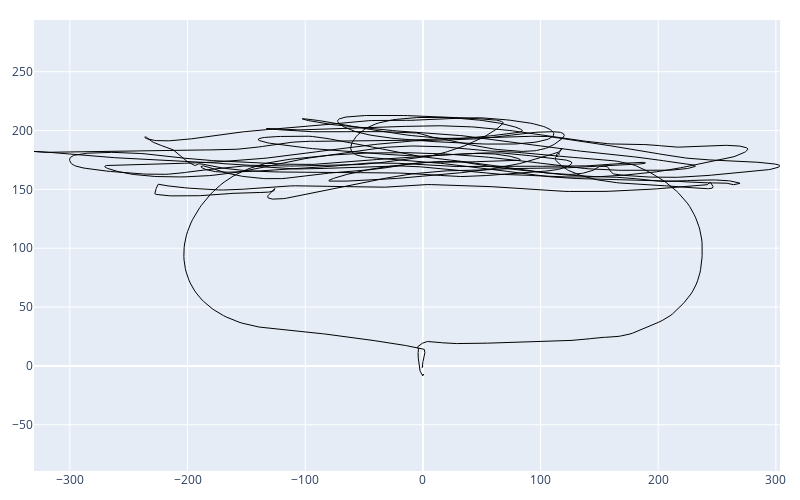
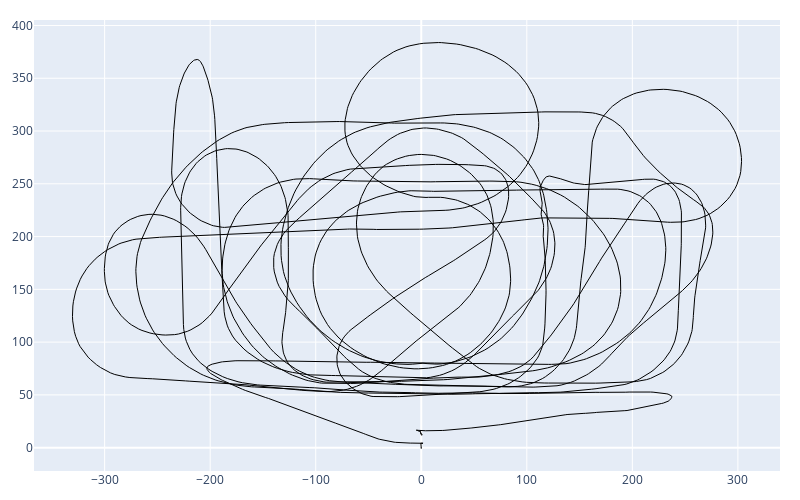
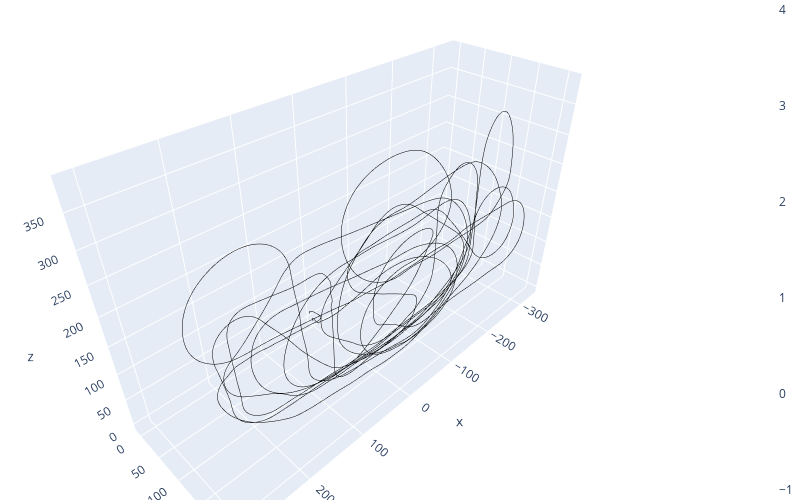

The notebook cell these images were saved under, in order:
### Markdown cell above
The flight is upside-down in the plot above. The default coordinate system for the position and attitude data is North (x), East (y), Down (z). It would also be handy if the data were rotated so the flight aligns with a principal axis. 

The geometry package, also found here: https://github.com/PyFlightCoach, gives some handy classes for dealing with 3D geometry. The Point class handles points, the Coord class handles coordinate frames. 

The rotate data function below returns a new Flight object containing the position, attitude and velocity data rotated about the z axis.

### Code cell
from geometry import Point, Coord
from math import pi
import numpy as np
import pandas as pd 


def rotate_data(bin, angle):
    # get a vector pointing in the desired x axis by rotating the default x axis vector by the angle requested.
    box_normal_vector = Point(1, 0, 0).rotate(Point(0,0,angle).to_rotation_matrix())

    #create a new Coord based on the origin (unchanged), the z axis (up), and the new x axis vector. 
    box_cid = Coord.from_zx(Point(0, 0, 0), Point(0, 0, -1), box_normal_vector)

    def point_to_box(x, y, z):
        box_point = Point(x, y, z).rotate(box_cid.rotation_matrix)
        return box_point.x, box_point.y, box_point.z

    def euler_to_box(x, y, z):
        seupoint = Point(x, y - pi, - z - angle)
        return seupoint.x, seupoint.y, seupoint.z

    transforms = {i: lambda *args: args  for i in range(0, 7)}
    transforms[CIDTypes.CARTESIAN] = point_to_box
    transforms[CIDTypes.EULER] = euler_to_box
    transforms[CIDTypes.ZONLY] = lambda *args: tuple(-arg for arg in args) 
    transforms[CIDTypes.XY]: lambda *args: point_to_box(*args, z=0) 
    
    return bin.transform(transforms)


flight = rotate_data(bin, -126*pi/180)

plot2d(flight.data.position_x, flight.data.position_y).show()
plot2d(flight.data.position_x, flight.data.position_z).show()
plot3d(*flight.read_field_tuples(Fields.POSITION)).show()

### Figure 1 — Plotly figure (JSON) as saved in the notebook; plotly's stock layout.template omitted (floating-point values rounded to 4 significant figures; data arrays with more than 128 entries replaced by an {"elided": "..."} marker saying what was removed)
{"data": [{"line": {"color": "black", "width": 1}, "type": "scatter", "x": {"elided": "6099 float values"}, "y": {"elided": "6099 float values"}}], "layout": {"height": 500, "margin": {"b": 20, "l": 20, "r": 20, "t": 20}, "width": 800, "yaxis": {"scaleanchor": "x", "scaleratio": 1}}}

### Figure 2 — Plotly figure (JSON) as saved in the notebook; plotly's stock layout.template omitted (floating-point values rounded to 4 significant figures; data arrays with more than 128 entries replaced by an {"elided": "..."} marker saying what was removed)
{"data": [{"line": {"color": "black", "width": 1}, "type": "scatter", "x": {"elided": "6099 float values"}, "y": {"elided": "6099 float values"}}], "layout": {"height": 500, "margin": {"b": 20, "l": 20, "r": 20, "t": 20}, "width": 800, "yaxis": {"scaleanchor": "x", "scaleratio": 1}}}

### Figure 3 — Plotly figure (JSON) as saved in the notebook; plotly's stock layout.template omitted (floating-point values rounded to 4 significant figures; data arrays with more than 128 entries replaced by an {"elided": "..."} marker saying what was removed)
{"data": [{"line": {"color": "black", "showscale": true, "width": 1}, "mode": "lines", "type": "scatter3d", "x": {"elided": "6099 float values"}, "y": {"elided": "6099 float values"}, "z": {"elided": "6099 float values"}}], "layout": {"height": 500, "margin": {"b": 0, "l": 0, "r": 0, "t": 0}, "width": 800, "yaxis": {"scaleanchor": "x", "scaleratio": 1}}}
